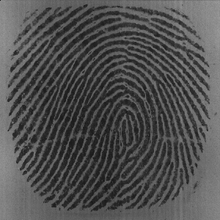
%> input picture Assignment-3/0402.pgm, 220 x 220 px, shrunk from 300 x 300 before the run
$ octave RidgeOrientation.m   (GNU Octave 9; MATLAB toolbox functions it lacks are replaced by stand-ins)
%> lines starting %> are read from the running program, lines starting %| are printed output that depends on the picture
### Assignment-3/drawOrientation.m
function drawOrientation(img, ofield, varargin)
%% Call this function as drawOrientation(img, ofield)
%% where 'img' is the image matrix and 'ofield' is the
%% orientation field matrix. This function displays
%% 'ofield' as a set of quivers on image 'img'.
%%
%% Author: Arun Ross
%% Last Modified: 10 Oct 2006

if (nargin==2)
    blksz = 11;
else
    blksz = varargin{1};
end

hblksz = round(blksz/2);
r = hblksz;

[nr nc] = size(ofield);
u_ofield = r*cos(ofield);
v_ofield = r*sin(ofield);

[X, Y] = meshgrid(hblksz:blksz:nr-hblksz, hblksz:blksz:nc-hblksz);
X = X(:);
Y = Y(:);
for i=1:size(X)
    U(i) = u_ofield(X(i), Y(i));
    V(i) = v_ofield(X(i), Y(i));
end
figure;
imshow(img,[]);
hold on;
h=quiver(Y, X, V', U');
set(h,'Color',[1 1 1]);

### Assignment-3/RidgeOrientation.m
clc;
clear all;
close all;

[f,p] = uigetfile;
%> the answer given: 0402.pgm
IMG = imread(cat(2,p,f));
%> IMG is the input picture: size 220x220 uint8; min 22, max 153, mean 80.6
[rows,columns] = size(IMG);
%> rows = 220; columns = 220
a = mod(rows,10);
%> a = 0
b = mod(columns,10);
%> b = 0
if ( a ~= 0 )
    IMG(rows + (10 - a),:) = 0;
    rows = rows + (10 - a);
end
if ( b ~= 0 )
    IMG(:,columns + (10 - b)) = 0;
    columns = columns + (10 - b);
end
W = 10;
k = 0;
theta = zeros(rows / W, columns / W);
sobelx = [-1 -2 -1; 0 0 0; 1 2 1];
sobely = [-1 0 1; -2 0 2; -1 0 1];
for row = 1 : rows / W
    for col = 1 : columns / W
        img = IMG(((row-1) * W) + 1:((row-1) * W) + W,((col-1) * W) + 1:((col-1) * W) + W);
        Gx = filter2(sobelx,img);
        Gy = filter2(sobely,img);
        N = 0;
        for i = 2 : W -1
            for j = 2 : W - 1
                N = N + (2 * Gx(i,j) * Gy(i,j));
            end
        end
        D = 0;
        for i = 2 : W - 1
            for j = 2 : W - 1
                D = D + ((Gx(i,j) ^ 2) - (Gy(i,j) ^ 2));
            end
        end
        theta(row,col) = 0.5 * atan(N / D);
        if ( (theta(row,col) >= 0) && (N <= 0))
             k = 0;
        elseif ( (theta(row,col) < 0) && (N >= 0))
             k = 1;
        elseif ( ((theta(row,col) < 0) && (N < 0)) || ((theta(row,col) >= 0) && (N > 0)) )
             k = 0.5;
        end
        thetafinal(((row-1) * W) + 1:((row-1) * W) + W,((col-1) * W) + 1:((col-1) * W) + W) = (theta(row,col) + (k * pi));
    end
end
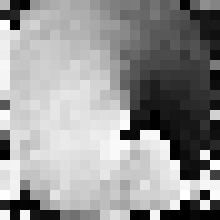
%> thetafinal: size 220x220 double; min 0.00859, max 3.14, mean 1.83; drawn with min black and max white
%> after the loop, k = 0
drawOrientation(IMG, thetafinal);
%> in drawOrientation, `u_ofield = r*cos(ofield);`:
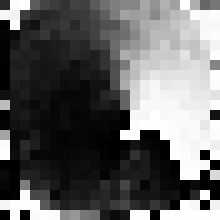
%> u_ofield: size 220x220 double; min -6, max 6, mean -1.34; drawn with min black and max white
%> in drawOrientation, `v_ofield = r*sin(ofield);`:
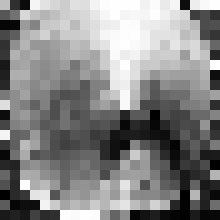
%> v_ofield: size 220x220 double; min 0.0228, max 6, mean 3.15; drawn with min black and max white
%> after the loop in drawOrientation, `for i=1:size(X)`: U = 361 values, max 6 at index 205, min -6 at index 340, mean -1.6; V = 361 values, max 6 at index 11, min 0.0228 at index 340, mean 3.27
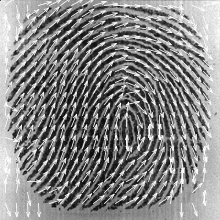
%> figure redrawn from the program's plot data

$ run again, on Assignment-3/1703.pgm
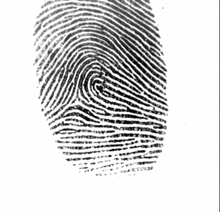
%> input picture Assignment-3/1703.pgm, 220 x 212 px, shrunk from 388 x 374 before the run
%> IMG is the input picture: size 212x220 uint8; min 0, max 255, mean 212.3
%> IMG: size 220x220 uint8
%> after the loop `for row = 1 : rows / W`:
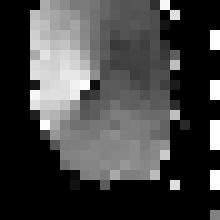
%> thetafinal: size 220x220 double; 39.46% of the values are NaN or infinite; the others: min 0, max 3.14, mean 1.4; drawn with min black, max white, NaN and infinite black
%> after the loop `for row = 1 : rows / W`: k = 0.5
%> `drawOrientation(IMG, thetafinal);`:
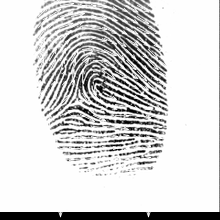
%> figure redrawn from the program's plot data

$ run again, on Assignment-3/2208.pgm
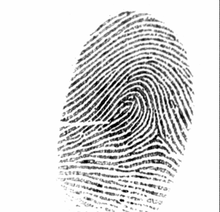
%> input picture Assignment-3/2208.pgm, 220 x 212 px, shrunk from 388 x 374 before the run
%> IMG is the input picture: size 212x220 uint8; min 0, max 255, mean 218.3
%> IMG: size 220x220 uint8
%> after the loop `for row = 1 : rows / W`:
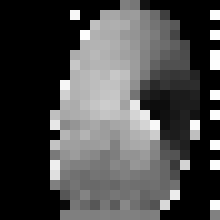
%> thetafinal: size 220x220 double; 37.4% of the values are NaN or infinite; the others: min 0, max 3.14, mean 1.52; drawn with min black, max white, NaN and infinite black
%> after the loop `for row = 1 : rows / W`: k = 0.5
%> `drawOrientation(IMG, thetafinal);`:
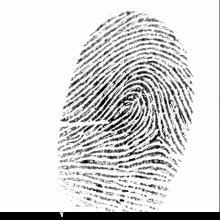
%> figure redrawn from the program's plot data
